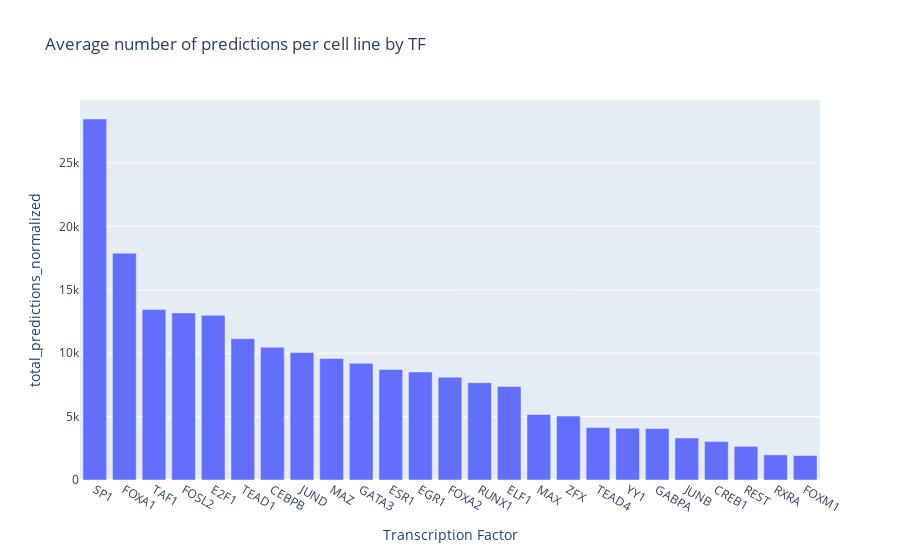

Write notebook code for a chart like this one.
### Code cell
# Group by 'tf' and sum 'total_predictions'
df_grouped_normalized = df.groupby('tf')['total_predictions'].sum().reset_index()

# Get the number of unique 'cell_line' for each 'tf'
num_cell_lines = df.groupby('tf')['cell_line'].nunique().reset_index()

# Merge the 'num_cell_lines' with 'df_grouped_normalized' based on 'tf'
df_grouped_normalized = df_grouped_normalized.merge(num_cell_lines, on='tf', how='left')

# Rename the column appropriately
df_grouped_normalized.rename(columns={'cell_line': 'num_cell_lines'}, inplace=True)

# Calculate the normalized predictions
df_grouped_normalized['total_predictions_normalized'] = df_grouped_normalized['total_predictions'] / df_grouped_normalized['num_cell_lines']


# Sort the dataframe based on 'total_predictions_normalized'
df_grouped_normalized_sorted = df_grouped_normalized.sort_values(by='total_predictions_normalized', ascending=False)

# Create the bar chart
fig = px.bar(df_grouped_normalized_sorted, x='tf', y='total_predictions_normalized',
             title='Average number of predictions per cell line by TF',
                labels={'tf': 'Transcription Factor', 'accuracy': 'Total predictions normalized'})


# Show the figure
fig.show()

### Figure 1 — Plotly figure (JSON) as saved in the notebook; plotly's stock layout.template omitted (floating-point values rounded to 4 significant figures)
{"data": [{"alignmentgroup": "True", "hovertemplate": "Transcription Factor=%{x}<br>total_predictions_normalized=%{y}<extra></extra>", "legendgroup": "", "marker": {"color": "#636efa", "pattern": {"shape": ""}}, "name": "", "offsetgroup": "", "orientation": "v", "showlegend": false, "textposition": "auto", "type": "bar", "x": ["SP1", "FOXA1", "TAF1", "FOSL2", "E2F1", "TEAD1", "CEBPB", "JUND", "MAZ", "GATA3", "ESR1", "EGR1", "FOXA2", "RUNX1", "ELF1", "MAX", "ZFX", "TEAD4", "YY1", "GABPA", "JUNB", "CREB1", "REST", "RXRA", "FOXM1"], "xaxis": "x", "y": [28480.0, 17890.0, 13450.0, 13180.0, 12990.0, 11143, 10470.0, 10054, 9593, 9208.0, 8722.0, 8524.0, 8107.0, 7681.0, 7380, 5173.0, 5041, 4138, 4084.0, 4059.0, 3320, 3030.0, 2655.0, 1984, 1929.0], "yaxis": "y"}], "layout": {"barmode": "relative", "legend": {"tracegroupgap": 0}, "title": {"text": "Average number of predictions per cell line by TF"}, "xaxis": {"anchor": "y", "domain": [0, 1], "title": {"text": "Transcription Factor"}}, "yaxis": {"anchor": "x", "domain": [0, 1], "title": {"text": "total_predictions_normalized"}}}}
